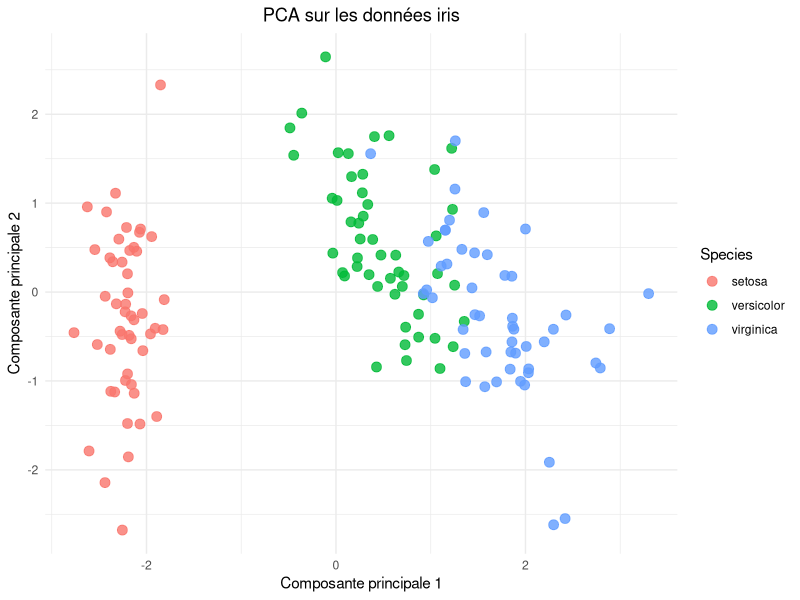
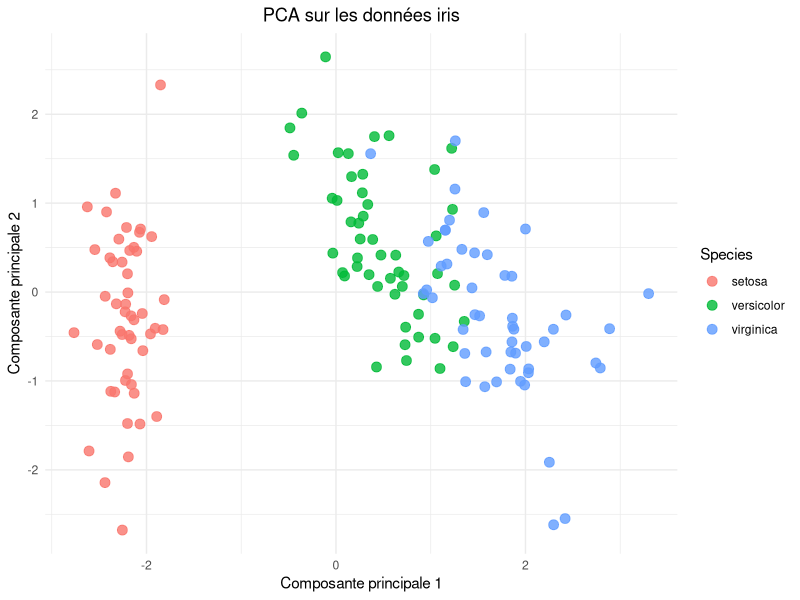

Reproduce these figures in R, in order.
# visualize.R
# Analyse en Composantes Principales (PCA) sur le jeu de données iris

# Chargement des bibliothèques nécessaires
if (!require(ggplot2)) {
  install.packages("ggplot2", repos='http://cran.us.r-project.org')
  library(ggplot2)
}

# Chargement des données iris (intégré à R)
data(iris)

# Préparation des données numériques pour la PCA
iris_numeric <- iris[, 1:4]

# Calcul de la PCA
pca_result <- prcomp(iris_numeric, scale. = TRUE)

# Création d'un dataframe pour ggplot2
pca_df <- as.data.frame(pca_result$x)
pca_df$Species <- iris$Species

# Visualisation : projection sur les deux premières composantes principales
ggplot(pca_df, aes(x = PC1, y = PC2, color = Species)) +
  geom_point(size = 3, alpha = 0.8) +
  labs(
    title = "PCA sur les données iris",
    x = "Composante principale 1",
    y = "Composante principale 2"
  ) +
  theme_minimal() +
  theme(plot.title = element_text(hjust = 0.5))

# Enregistrement du graphique
ggsave("iris_pca_plot.png", width = 7, height = 5)
